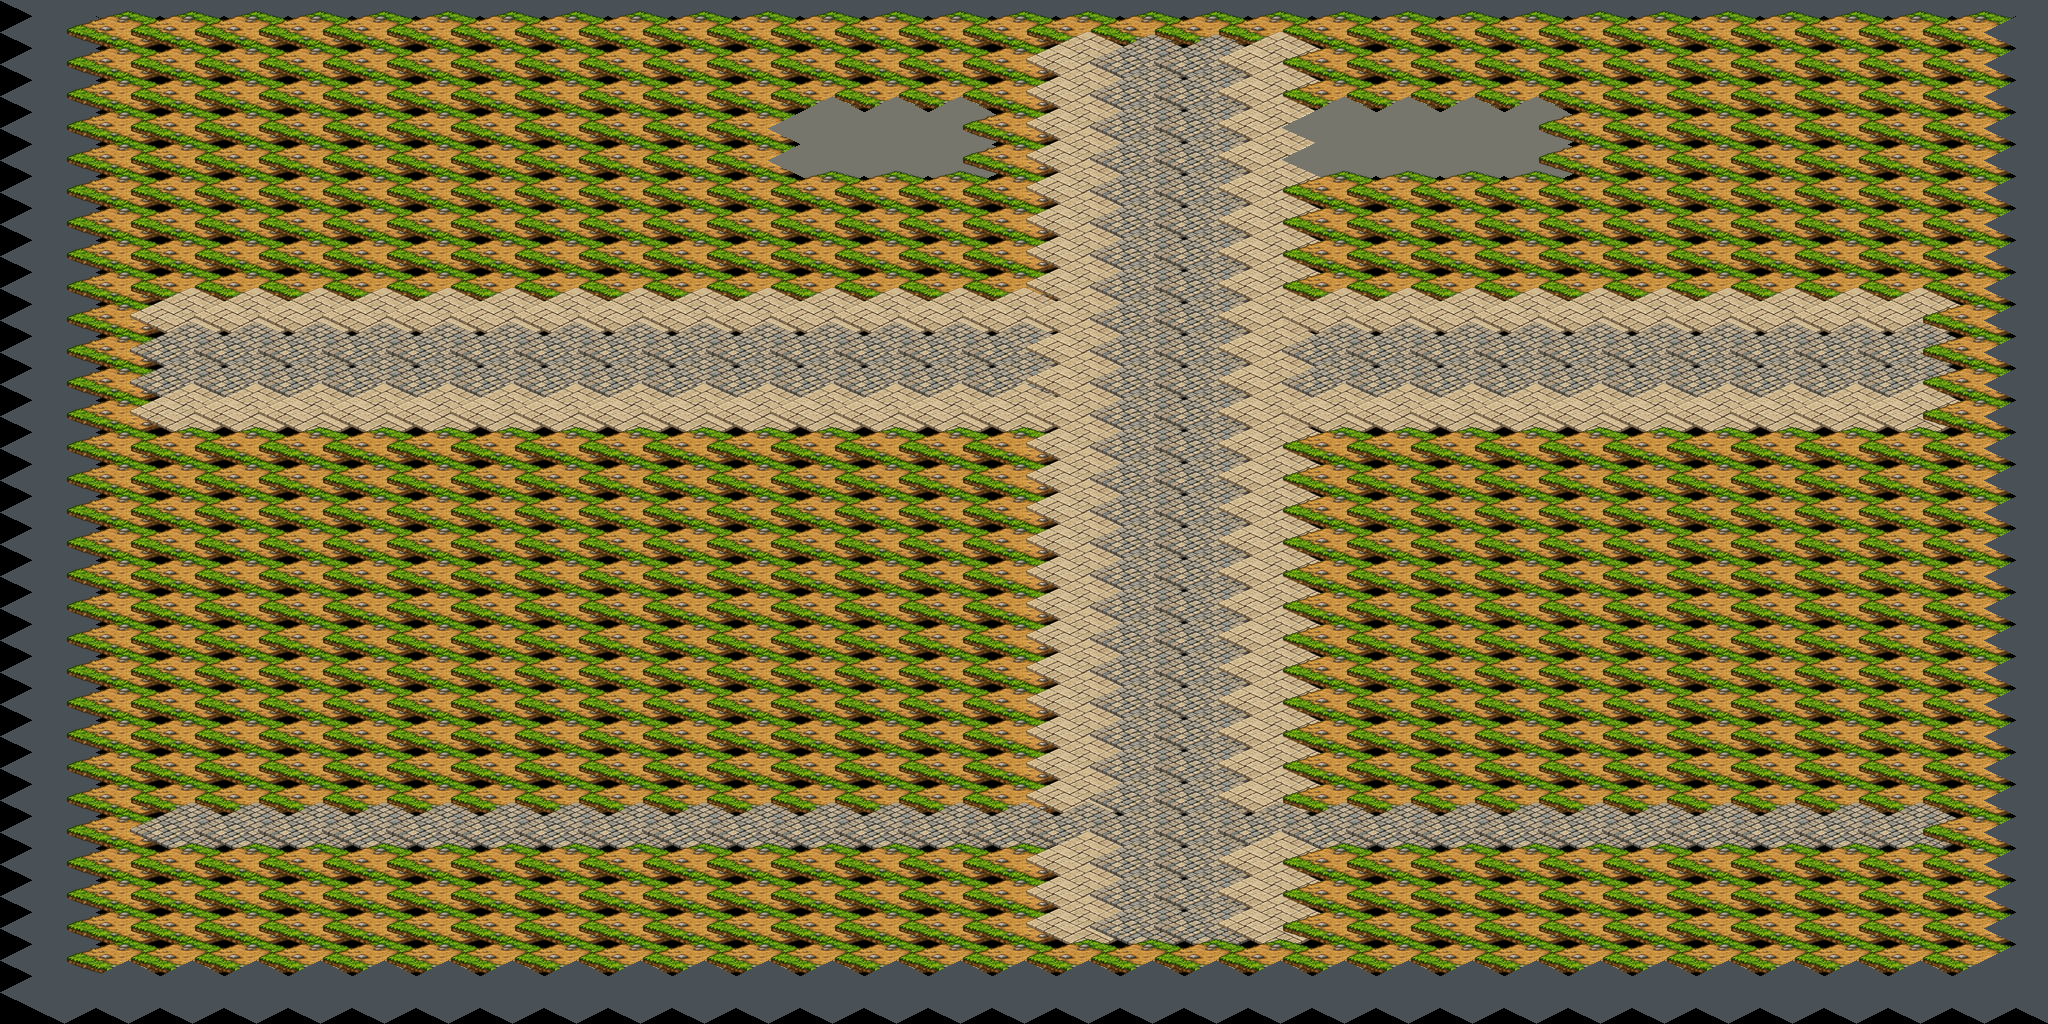

This is a level from a 2D game, rendered from its Tiled map with the project's own tilesets. A one-line summary and the complete map file follow:
An orthogonal 32x32 tile map with 64x32 px tiles, 1 tile layer (suelo).

<map version="1.10" tiledversion="1.10.2" orientation="orthogonal" renderorder="right-down" width="32" height="32" tilewidth="64" tileheight="32" infinite="0" nextlayerid="2" nextobjectid="1">
 <tileset firstgid="1" name="terreno_mundo" tilewidth="128" tileheight="64" tilecount="76" columns="8">
  <image source="../textures/terreno_mundo.png" width="1024" height="640" />
  <tile id="13">
   <properties>
    <property name="collision" type="bool" value="true" />
   </properties>
  </tile>
  <tile id="30">
   <properties>
    <property name="collision" type="bool" value="true" />
   </properties>
  </tile>
  <tile id="35">
   <properties>
    <property name="collision" type="bool" value="true" />
   </properties>
  </tile>
  <tile id="41">
   <properties>
    <property name="collision" type="bool" value="true" />
   </properties>
  </tile>
  <tile id="46">
   <properties>
    <property name="collision" type="bool" value="true" />
   </properties>
  </tile>
  <tile id="47">
   <properties>
    <property name="collision" type="bool" value="true" />
   </properties>
  </tile>
  <tile id="48">
   <properties>
    <property name="collision" type="bool" value="true" />
   </properties>
  </tile>
  <tile id="49">
   <properties>
    <property name="collision" type="bool" value="true" />
   </properties>
  </tile>
  <tile id="50">
   <properties>
    <property name="collision" type="bool" value="true" />
   </properties>
  </tile>
  <tile id="51">
   <properties>
    <property name="collision" type="bool" value="true" />
   </properties>
  </tile>
  <tile id="52">
   <properties>
    <property name="collision" type="bool" value="true" />
   </properties>
  </tile>
  <tile id="53">
   <properties>
    <property name="collision" type="bool" value="true" />
   </properties>
  </tile>
  <tile id="54">
   <properties>
    <property name="collision" type="bool" value="true" />
   </properties>
  </tile>
  <tile id="55">
   <properties>
    <property name="collision" type="bool" value="true" />
   </properties>
  </tile>
  <tile id="56">
   <properties>
    <property name="collision" type="bool" value="true" />
   </properties>
  </tile>
  <tile id="57">
   <properties>
    <property name="collision" type="bool" value="true" />
   </properties>
  </tile>
  <tile id="58">
   <properties>
    <property name="collision" type="bool" value="true" />
   </properties>
  </tile>
  <tile id="59">
   <properties>
    <property name="collision" type="bool" value="true" />
   </properties>
  </tile>
  <tile id="64">
   <properties>
    <property name="collision" type="bool" value="true" />
   </properties>
  </tile>
  <tile id="65">
   <properties>
    <property name="collision" type="bool" value="true" />
   </properties>
  </tile>
  <tile id="66">
   <properties>
    <property name="collision" type="bool" value="true" />
   </properties>
  </tile>
  <tile id="68">
   <properties>
    <property name="collision" type="bool" value="true" />
   </properties>
  </tile>
  <tile id="72">
   <properties>
    <property name="collision" type="bool" value="true" />
   </properties>
  </tile>
 </tileset>
 <layer id="1" name="suelo" width="32" height="32">
  <data encoding="csv">
42,42,42,42,42,42,42,42,42,42,42,42,42,42,42,42,42,42,42,42,42,42,42,42,42,42,42,42,42,42,42,42,42,34,34,34,34,34,34,34,34,34,34,34,34,34,34,34,34,34,34,34,34,34,34,34,34,34,34,34,34,34,34,42,42,34,34,34,34,34,34,34,34,34,34,34,34,34,34,34,25,17,17,25,34,34,34,34,34,34,34,34,34,34,34,42,42,34,34,34,34,34,34,34,34,34,34,34,34,34,34,34,25,17,17,25,34,34,34,34,34,34,34,34,34,34,34,42,42,34,34,34,34,34,34,34,34,34,34,34,65,65,65,34,25,17,17,25,65,65,65,65,34,34,34,34,34,34,34,42,42,34,34,34,34,34,34,34,34,34,34,34,65,65,65,34,25,17,17,25,65,65,65,65,34,34,34,34,34,34,34,42,42,34,34,34,34,34,34,34,34,34,34,34,34,34,34,34,25,17,17,25,34,34,34,34,34,34,34,34,34,34,34,42,42,34,34,34,34,34,34,34,34,34,34,34,34,34,34,34,25,17,17,25,34,34,34,34,34,34,34,34,34,34,34,42,42,34,34,34,34,34,34,34,34,34,34,34,34,34,34,34,25,17,17,25,34,34,34,34,34,34,34,34,34,34,34,42,42,34,34,34,34,34,34,34,34,34,34,34,34,34,34,34,25,17,17,25,34,34,34,34,34,34,34,34,34,34,34,42,42,34,25,25,25,25,25,25,25,25,25,25,25,25,25,25,25,17,17,25,25,25,25,25,25,25,25,25,25,25,34,42,42,34,17,17,17,17,17,17,17,17,17,17,17,17,17,17,25,17,17,25,17,17,17,17,17,17,17,17,17,17,34,42,42,34,17,17,17,17,17,17,17,17,17,17,17,17,17,17,25,17,17,25,17,17,17,17,17,17,17,17,17,17,34,42,42,34,25,25,25,25,25,25,25,25,25,25,25,25,25,25,25,17,17,25,25,25,25,25,25,25,25,25,25,25,34,42,42,34,34,34,34,34,34,34,34,34,34,34,34,34,34,34,25,17,17,25,34,34,34,34,34,34,34,34,34,34,34,42,42,34,34,34,34,34,34,34,34,34,34,34,34,34,34,34,25,17,17,25,34,34,34,34,34,34,34,34,34,34,34,42,42,34,34,34,34,34,34,34,34,34,34,34,34,34,34,34,25,17,17,25,34,34,34,34,34,34,34,34,34,34,34,42,42,34,34,34,34,34,34,34,34,34,34,34,34,34,34,34,25,17,17,25,34,34,34,34,34,34,34,34,34,34,34,42,42,34,34,34,34,34,34,34,34,34,34,34,34,34,34,34,25,17,17,25,34,34,34,34,34,34,34,34,34,34,34,42,42,34,34,34,34,34,34,34,34,34,34,34,34,34,34,34,25,17,17,25,34,34,34,34,34,34,34,34,34,34,34,42,42,34,34,34,34,34,34,34,34,34,34,34,34,34,34,34,25,17,17,25,34,34,34,34,34,34,34,34,34,34,34,42,42,34,34,34,34,34,34,34,34,34,34,34,34,34,34,34,25,17,17,25,34,34,34,34,34,34,34,34,34,34,34,42,42,34,34,34,34,34,34,34,34,34,34,34,34,34,34,34,25,17,17,25,34,34,34,34,34,34,34,34,34,34,34,42,42,34,34,34,34,34,34,34,34,34,34,34,34,34,34,34,25,17,17,25,34,34,34,34,34,34,34,34,34,34,34,42,42,34,34,34,34,34,34,34,34,34,34,34,34,34,34,34,25,17,17,25,34,34,34,34,34,34,34,34,34,34,34,42,42,34,34,34,34,34,34,34,34,34,34,34,34,34,34,34,25,17,17,25,34,34,34,34,34,34,34,34,34,34,34,42,42,34,17,17,17,17,17,17,17,17,17,17,17,17,17,17,17,17,17,17,17,17,17,17,17,17,17,17,17,17,34,42,42,34,34,34,34,34,34,34,34,34,34,34,34,34,34,34,25,17,17,25,34,34,34,34,34,34,34,34,34,34,34,42,42,34,34,34,34,34,34,34,34,34,34,34,34,34,34,34,25,17,17,25,34,34,34,34,34,34,34,34,34,34,34,42,42,34,34,34,34,34,34,34,34,34,34,34,34,34,34,34,25,17,17,25,34,34,34,34,34,34,34,34,34,34,34,42,42,34,34,34,34,34,34,34,34,34,34,34,34,34,34,34,34,34,34,34,34,34,34,34,34,34,34,34,34,34,34,42,42,42,42,42,42,42,42,42,42,42,42,42,42,42,42,42,42,42,42,42,42,42,42,42,42,42,42,42,42,42,42,42
</data>
 </layer>
</map>
